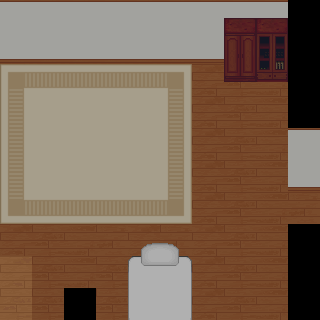

A level layout from a 2D game, rendered from its tile map. Below: a short description, then the map file with its tile-grid data intact:
An orthogonal 10x10 tile map with 32x32 px tiles, 5 tile layers (layer0, layer1, layer2, layer3, ...), 2 tilesets.

<map version="1.10" tiledversion="1.10.0" orientation="orthogonal" renderorder="right-down" width="10" height="10" tilewidth="32" tileheight="32" infinite="0" nextlayerid="6" nextobjectid="1">
 <tileset firstgid="1" source="res/add_more.tsx" />
 <tileset firstgid="513" source="res/room-01-udy.tsx" />
 <layer id="4" name="layer0" width="10" height="10" locked="1">
  <data encoding="csv">
0,0,0,0,0,0,0,0,0,0,
0,0,0,0,0,0,0,0,0,0,
312,312,312,312,312,312,312,312,312,0,
312,312,312,312,312,312,312,312,312,0,
312,312,312,312,312,312,312,312,312,0,
312,312,312,312,312,312,312,312,312,0,
312,312,312,312,312,312,312,312,312,0,
312,312,312,312,312,312,312,312,312,0,
312,312,312,312,0,0,312,312,312,0,
312,312,0,312,0,0,312,312,312,0
</data>
 </layer>
 <layer id="1" name="layer1" width="10" height="10" locked="1">
  <data encoding="csv">
12,12,12,12,12,12,12,12,12,28,
12,12,12,12,12,12,12,12,12,28,
36,37,37,37,37,38,513,514,515,28,
52,53,53,53,53,54,513,514,515,28,
52,53,53,53,53,54,513,514,515,12,
52,53,53,53,53,54,513,514,515,12,
55,39,39,39,39,56,513,514,515,516,
513,514,515,516,513,516,513,514,515,28,
537,514,515,514,513,516,513,514,515,28,
538,514,28,514,513,516,513,514,515,28
</data>
 </layer>
 <layer id="2" name="layer2" width="10" height="10" locked="1">
  <data encoding="csv">
521,521,521,521,521,521,521,521,521,0,
529,529,529,529,529,529,529,529,529,0,
0,0,0,0,0,0,0,0,0,0,
0,0,0,0,0,0,0,0,0,0,
0,0,0,0,0,0,0,0,0,521,
0,0,0,0,0,0,0,0,0,529,
0,0,0,0,0,0,0,0,0,0,
0,0,0,0,0,0,0,0,0,0,
0,0,0,0,0,0,0,0,0,0,
0,0,0,0,0,0,0,0,0,0
</data>
 </layer>
 <layer id="3" name="layer3" width="10" height="10" locked="1">
  <data encoding="csv">
0,0,0,0,0,0,0,750,752,0,
0,0,0,0,0,0,0,758,760,0,
0,0,0,0,0,0,0,766,768,0,
0,0,0,0,0,0,0,0,0,0,
0,0,0,0,0,0,0,0,0,0,
0,0,0,0,0,0,0,0,0,0,
0,0,0,0,0,0,0,0,0,0,
0,0,0,0,0,0,0,0,0,0,
0,0,0,0,923,924,0,0,0,0,
0,0,0,0,913,914,0,0,0,0
</data>
 </layer>
 <layer id="5" name="layer4" width="10" height="10" locked="1">
  <data encoding="csv">
0,0,0,0,0,0,0,0,0,0,
0,0,0,0,0,0,0,0,0,0,
0,0,0,0,0,0,0,0,0,0,
0,0,0,0,0,0,0,0,0,0,
0,0,0,0,0,0,0,0,0,0,
0,0,0,0,0,0,0,0,0,0,
0,0,0,0,0,0,0,0,0,0,
0,0,0,0,915,916,0,0,0,0,
0,0,0,0,0,0,0,0,0,0,
0,0,0,0,0,0,0,0,0,0
</data>
 </layer>
</map>
